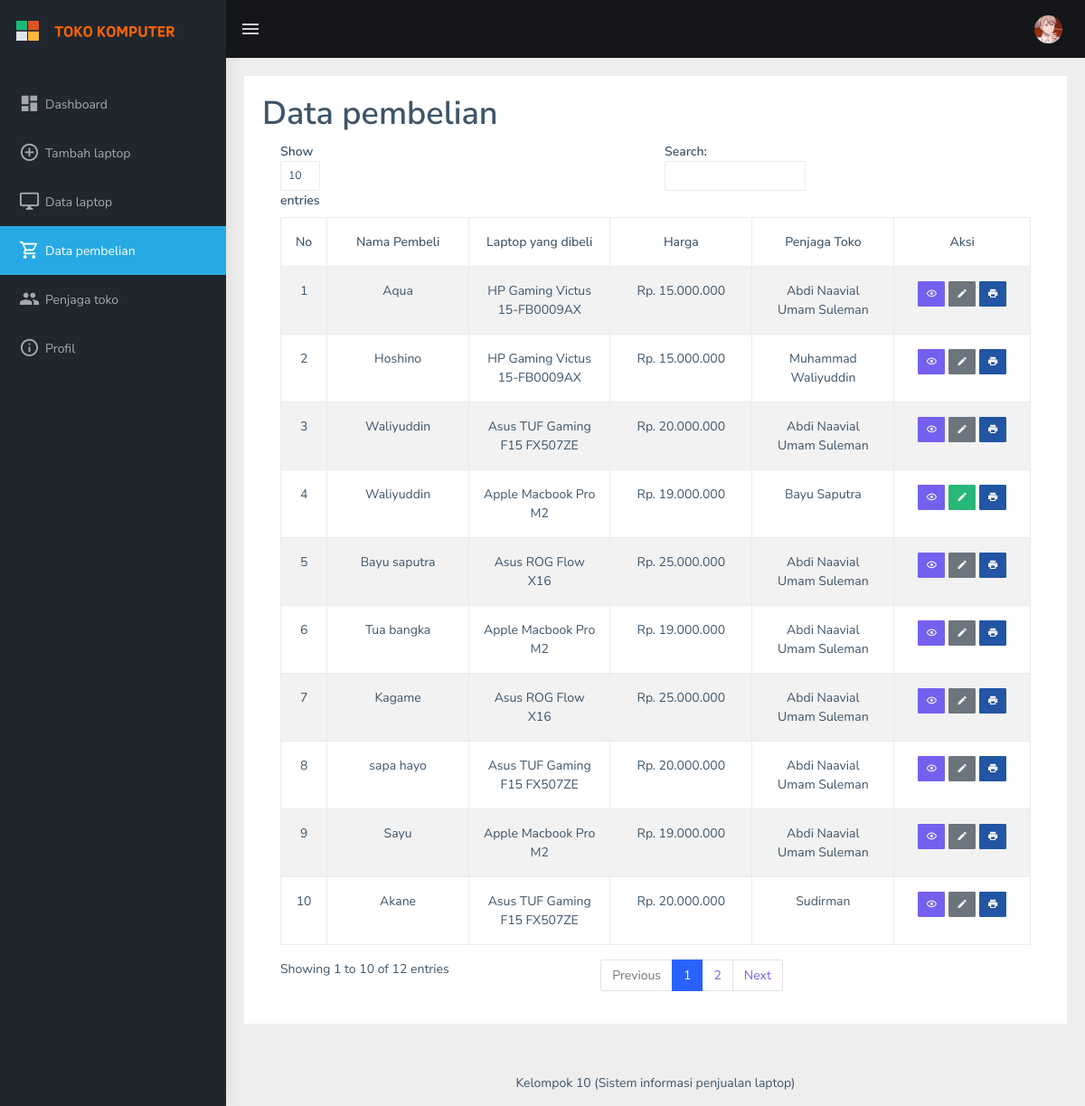
/pembelian.php (signed in), run on the app's committed database.
### tables this page shows
CREATE TABLE `user` (
  `id` int(20) NOT NULL,
  `nama_lengkap` varchar(255) NOT NULL,
  `email` varchar(255) NOT NULL,
  `password` text NOT NULL,
  `level` int(11) NOT NULL,
  `tanggal` date NOT NULL,
  `alamat` varchar(255) NOT NULL,
  `nomor` varchar(255) NOT NULL,
  `foto` varchar(255) NOT NULL
);

CREATE TABLE `beli` (
  `id_pembelian` int(20) NOT NULL,
  `id_penjaga` int(11) NOT NULL,
  `nama_penjaga` varchar(255) NOT NULL,
  `nama_pembeli` varchar(255) NOT NULL,
  `id_laptop` int(11) NOT NULL,
  `laptop_beli` varchar(255) NOT NULL,
  `harga` int(11) NOT NULL,
  `tanggal` date NOT NULL,
  `waktu` time NOT NULL,
  `status` varchar(255) NOT NULL
);

### html/controller.php (called while the page is built, shortened)
<?php
    function select($query)
    {
        global $conn;
        $result = mysqli_query($conn, $query);
        $rows = [];
        while($row = mysqli_fetch_assoc($result)){
            $rows[] = $row;
        }
        return $rows;
    }
?>

### html/pembelian.php (the view, shortened to what this page needs)
<?php
include 'koneksi.php';
include 'controller.php';
$data_pembeli = select("SELECT * FROM beli ORDER BY id_pembelian DESC");
$id = $_SESSION['id'];
$sql = mysqli_query($conn, "SELECT * FROM user WHERE id='$id'");
$penjaga = mysqli_fetch_array($sql);
if($_SESSION['level']==""){
  header("location:index.php");
}elseif($_SESSION['level']=="1"){
include 'head.php';
?>
  <body>
    <?php
    include 'navbar.php';
    include 'aside.php';
    ?>
      <div class="page-wrapper">
        <div class="container-fluid">
        <div class="row">
            <div class="col-12">
              <div class="card">
                <div class="card-body">
                  <h1 class="card-title">Data pembelian</h1>
                  <div class="table-responsive">
                    <table
                      id="zero_config"
                      class="table table-striped table-bordered text-center"
                    >
                      <thead>
                        <tr>
                          <th>No</th>
                          <th>Nama Pembeli</th>
                          <th>Laptop yang dibeli</th>
                          <th>Harga</th>
                          <th>Penjaga Toko</th>
                          <th>Aksi</th>
                        </tr>
                      </thead>
                      <tbody>
                        <?php $no = 1; ?>
                        <?php foreach($data_pembeli as $pembeli) : ?>
                        <tr>
                          <td><?= $no++; ?></td>
                          <td width="20%"><?= $pembeli['nama_pembeli']; ?></td>
                          <td width="20%"><?= $pembeli['laptop_beli']; ?></td>
                          <td width="20%">Rp. <?= number_format($pembeli['harga'], 0,',','.'); ?></td>
                          <td width="20%"><?= $pembeli['nama_penjaga']; ?></td>
                          <td width="20%">
                              <a href="detail-beli.php?id_pembelian=<?= $pembeli['id_pembelian']; ?>"
                              class="btn btn-primary btn-sm"><i class="mdi mdi-eye-outline"></i></a>
                              <?php include 'status.php'; ?>
                              <a href="print-beli.php?id_pembelian=<?= $pembeli['id_pembelian']; ?>"
                              class="btn btn-info btn-sm" target="_blank"><i class="mdi mdi-printer"></i></a>
                          </td>
                        </tr>
                        <?php endforeach; ?>
                      </tbody>
                    </table>
                  </div>
                </div>
              </div>
            </div>
          </div>
        </div>
        <footer class="footer text-center">
          Kelompok 10 (Sistem informasi penjualan laptop)
        </footer>
      </div>
    </div>
  </body>
</html>
<?php } else{
  header("location:index.php");
} ?>

### html/profil.php
<?php
    if ($penjaga['foto'] == 0 || $penjaga['foto'] == ""){
?>
    <img src="../assets/profil.jpeg" alt="user" class="rounded-circle" width="31">
<?php } else {
?>
    <img src="../assets/images<?= $penjaga['foto']; ?>" alt="user" class="rounded-circle" width="31">
<?php }
?>

### html/status.php
<?php
    if ($pembeli['status'] == "Cicilan") {
?>
    <a href="ubah-beli.php?id_pembelian=<?= $pembeli['id_pembelian']; ?>"
    class="btn btn-success btn-sm" style="color: white;"><i class="mdi mdi-pencil"></i></a>
<?php
    } else {
?>
    <a href="#" onclick="myFunction()"
    class="btn btn-secondary btn-sm" style="color: white;"><i class="mdi mdi-pencil"></i></a>
<?php
    }
?>

### data on the page
user: foto (picture)
beli: nama_pembeli "Aqua", laptop_beli "HP Gaming Victus 15-FB0009AX", harga "15.000.000", nama_penjaga "Abdi Naavial Umam Suleman"
beli: nama_pembeli "Hoshino", laptop_beli "HP Gaming Victus 15-FB0009AX", harga "15.000.000", nama_penjaga "Muhammad Waliyuddin"
beli: nama_pembeli "Waliyuddin", laptop_beli "Asus TUF Gaming F15 FX507ZE", harga "20.000.000", nama_penjaga "Abdi Naavial Umam Suleman"
beli: nama_pembeli "Waliyuddin", laptop_beli "Apple Macbook Pro M2", harga "19.000.000", nama_penjaga "Bayu Saputra"
beli: nama_pembeli "Bayu saputra", laptop_beli "Asus ROG Flow X16", harga "25.000.000", nama_penjaga "Abdi Naavial Umam Suleman"
beli: nama_pembeli "Tua bangka", laptop_beli "Apple Macbook Pro M2", harga "19.000.000", nama_penjaga "Abdi Naavial Umam Suleman"
beli: nama_pembeli "Kagame", laptop_beli "Asus ROG Flow X16", harga "25.000.000", nama_penjaga "Abdi Naavial Umam Suleman"
beli: nama_pembeli "sapa hayo", laptop_beli "Asus TUF Gaming F15 FX507ZE", harga "20.000.000", nama_penjaga "Abdi Naavial Umam Suleman"
beli: nama_pembeli "Sayu", laptop_beli "Apple Macbook Pro M2", harga "19.000.000", nama_penjaga "Abdi Naavial Umam Suleman"
beli: nama_pembeli "Akane", laptop_beli "Asus TUF Gaming F15 FX507ZE", harga "20.000.000", nama_penjaga "Sudirman"
